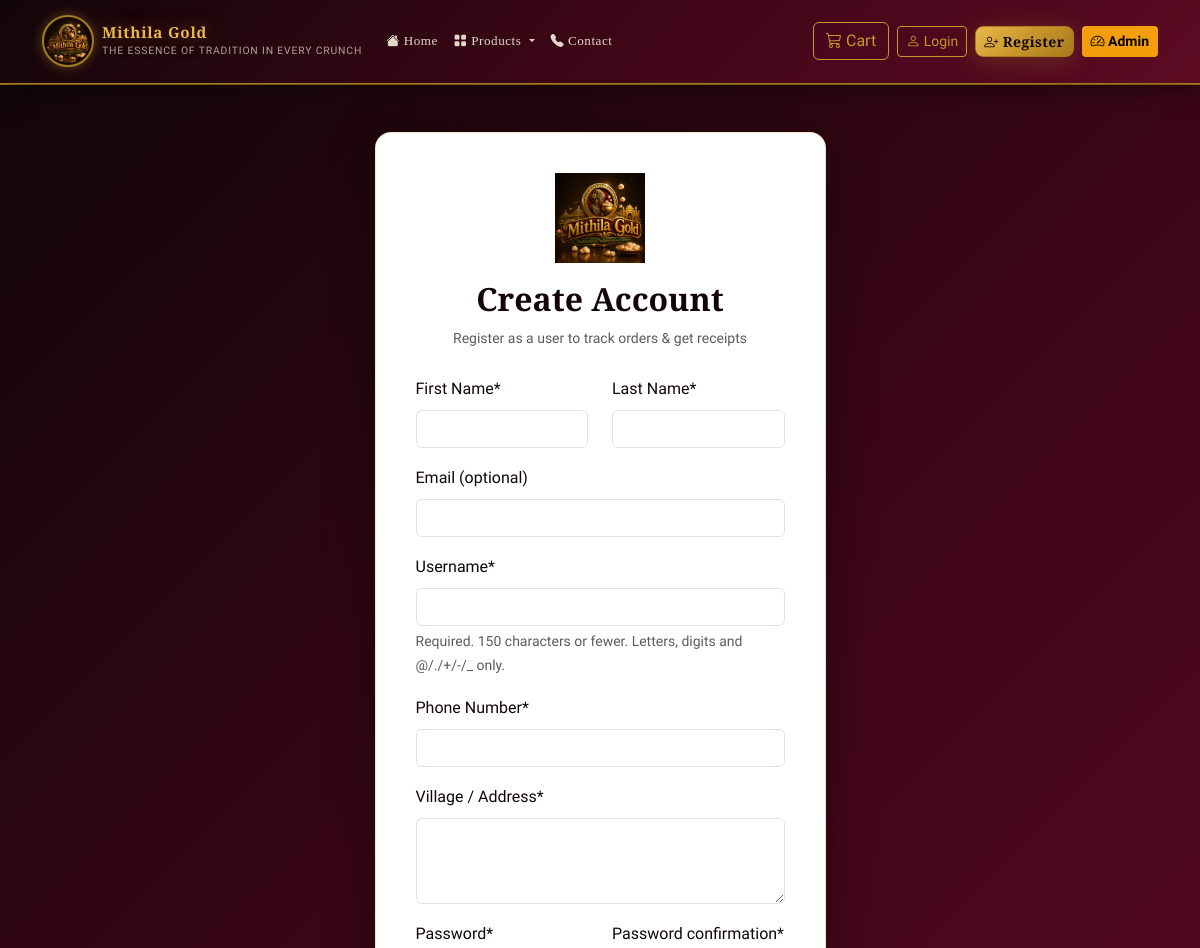
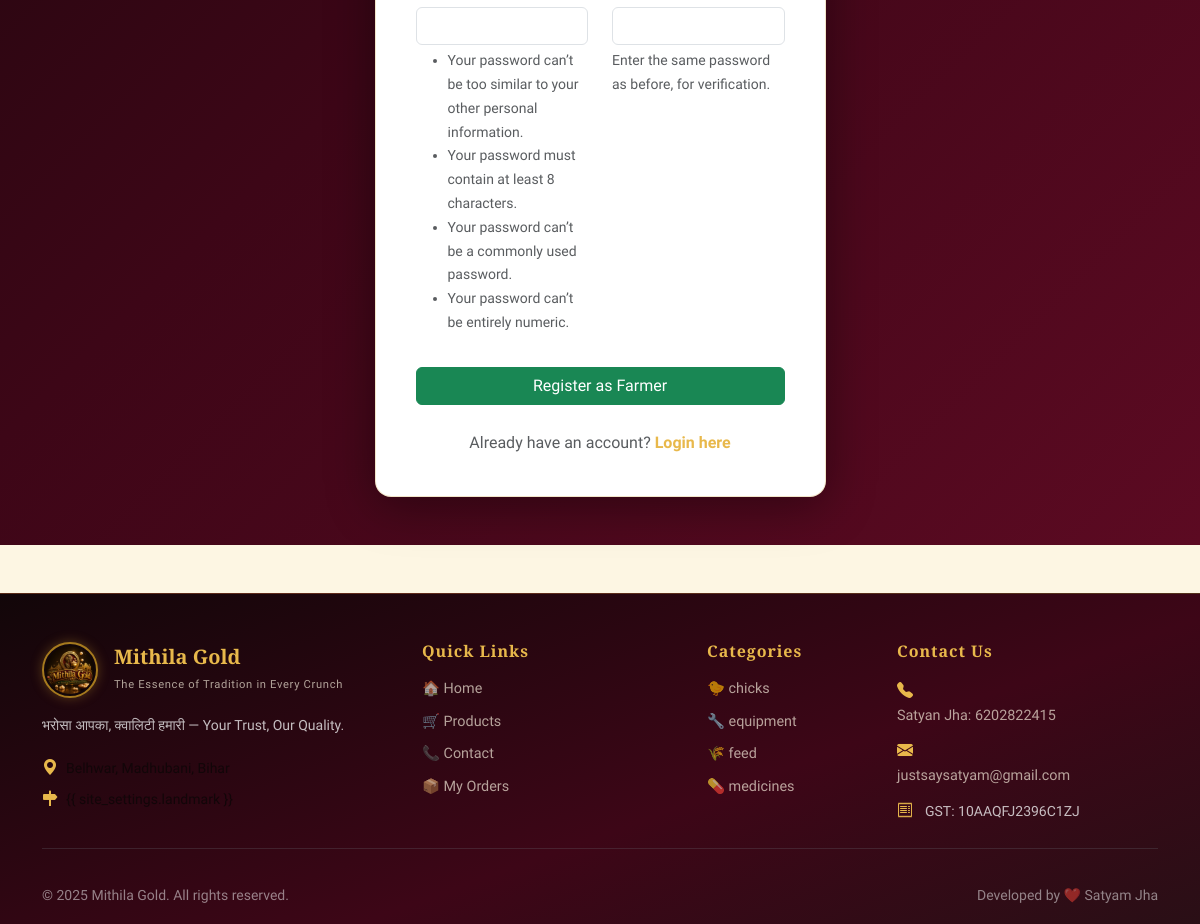
Screenshot of /register/ with the database file from the repository (2 pictures, top to bottom).
### store/models.py (models this page shows, shortened)
class SiteSettings(models.Model):
    company_name = models.CharField(max_length=200, default='Mithila Gold')
    address = models.TextField(default='Darbhanga, Mithila, Bihar')
    landmark = models.CharField(max_length=200, default='')
    phone_primary = models.CharField(max_length=20, default='6202822415', verbose_name='Phone (Satyan Jha)')
    phone_secondary = models.CharField(max_length=20, default='', blank=True, null=True)
    email = models.EmailField(blank=True, default='')
    gst_number = models.CharField(max_length=50, default='10AAQFJ2396C1ZJ')
    tagline = models.CharField(max_length=300, default='मिथिला की धरोहर — हर कौर में।')
    maps_embed_url = models.URLField(
        blank=True,
        default='https://maps.google.com/maps?q=Belhwar+Durga+Mandir+Madhubani+Bihar&output=embed'
    )
    updated_at = models.DateTimeField(auto_now=True)
    class Meta:
        verbose_name = 'Site Settings'
        verbose_name_plural = 'Site Settings'
    @classmethod
    def get_settings(cls):
        obj, _ = cls.objects.get_or_create(pk=1)
        return obj

class Category(models.Model):
    name = models.CharField(max_length=100, unique=True)
    slug = models.SlugField(unique=True)
    description = models.CharField(max_length=200, blank=True)
    icon = models.CharField(max_length=100, default='📌')  # emoji icon for display
    class Meta:
        verbose_name_plural = 'Categories'
        ordering = ['name']

### store/views.py (the view)
# urls.py: path('register/', views.farmer_register, name='register'),
def farmer_register(request):
    if request.user.is_authenticated:
        return redirect('store:home')
    if request.method == 'POST':
        form = FarmerRegisterForm(request.POST)
        if form.is_valid():
            user = form.save()
            login(request, user)
            messages.success(request, f'🌾 Welcome, {user.first_name}! Your account has been created.')
            return redirect('store:home')
    else:
        form = FarmerRegisterForm()
    return render(request, 'auth/register.html', {'form': form, 'page_title': 'Register'})

### store/forms.py (shortened to what this page needs)
class FarmerRegisterForm(UserCreationForm):
    first_name = forms.CharField(max_length=100, required=True, label='First Name')
    last_name = forms.CharField(max_length=100, required=True, label='Last Name')
    email = forms.EmailField(required=False, label='Email (optional)')
    phone = forms.CharField(max_length=15, required=True, label='Phone Number')
    address = forms.CharField(widget=forms.Textarea(attrs={'rows': 3}), required=True, label='Village / Address')
    class Meta:
        model = User
        fields = ['first_name', 'last_name', 'email', 'username', 'phone', 'address', 'password1', 'password2']
    def __init__(self, *args, **kwargs):
        super().__init__(*args, **kwargs)
        self.helper = FormHelper()
        self.helper.layout = Layout(
            Row(Column('first_name', css_class='col-md-6'), Column('last_name', css_class='col-md-6')),
            'email',
            'username',
            'phone',
            'address',
            Row(Column('password1', css_class='col-md-6'), Column('password2', css_class='col-md-6')),
            Submit('submit', 'Register as Farmer', css_class='btn btn-success w-100 mt-3')
        )

### store/context_processors.py (called while the page is built)
def site_settings(request):
    return {'site_settings': SiteSettings.get_settings()}

def cart_count(request):
    cart = request.session.get('cart', {})
    count = sum(item.get('quantity', 0) for item in cart.values())
    return {'cart_count': count}

def categories_processor(request):
    return {'categories': Category.objects.all()}

### templates/auth/register.html (shortened to what this page needs)
{% extends 'base.html' %}
{% load static crispy_forms_tags %}
{% block content %}
<div class="auth-page">
  <div class="container py-5">
    <div class="row justify-content-center">
      <div class="col-md-7 col-lg-5">
        <div class="auth-card">
          <div class="text-center mb-4">
            <img src="{% static 'img/logo.png' %}" alt="Mithila Gold Logo" class="auth-logo mb-3">
            <h2 class="fw-bold">Create Account</h2>
            <p class="text-muted small">Register as a user to track orders & get receipts</p>
          </div>
          <form action="{% url 'store:register' %}" method="post">
            {% crispy form %}
          </form>
          <div class="text-center mt-4">
            <p class="text-muted mb-0">Already have an account?
              <a href="{% url 'store:login' %}" class="text-warning fw-bold">Login here</a>
            </p>
          </div>
        </div>
      </div>
    </div>
  </div>
</div>
{% endblock %}

### templates/base.html (shortened to what this page needs)
{% load static %}
<!DOCTYPE html>
<html lang="en">
<head>
  <link href="https://cdn.jsdelivr.net/npm/bootstrap@5.3.2/dist/css/bootstrap.min.css" rel="stylesheet">
  <link href="https://cdn.jsdelivr.net/npm/bootstrap-icons@1.11.3/font/bootstrap-icons.css" rel="stylesheet">
  <link rel="stylesheet" href="{% static 'css/style.css' %}">
</head>
<body>
  <nav class="navbar navbar-expand-lg navbar-farm sticky-top">
    <div class="container">
      <a class="navbar-brand d-flex align-items-center gap-2" href="{% url 'store:home' %}">
        <img src="{% static 'img/logo.png' %}" alt="Mithila Gold Logo" class="nav-logo"
          onerror="this.onerror=null;this.style.display='none';this.nextElementSibling.style.display='flex';">
        <div class="d-none d-md-block">
          <div class="brand-name">Mithila Gold</div>
          <div class="brand-tagline">The Essence of Tradition in Every Crunch</div>
        </div>
      </a>
      <div class="collapse navbar-collapse" id="navbarMain">
        <ul class="navbar-nav me-auto mb-2 mb-lg-0">
          <li class="nav-item">
            <a class="nav-link {% if request.resolver_match.url_name == 'home' %}active{% endif %}"
              href="{% url 'store:home' %}">
              <i class="bi bi-house-fill"></i> Home
            </a>
          </li>
          <li class="nav-item dropdown">
            <a class="nav-link dropdown-toggle {% if request.resolver_match.url_name == 'product_list' %}active{% endif %}"
              href="#" data-bs-toggle="dropdown">
              <i class="bi bi-grid-fill"></i> Products
            </a>
          </li>
          <li class="nav-item">
            <a class="nav-link {% if request.resolver_match.url_name == 'contact' %}active{% endif %}"
              href="{% url 'store:contact' %}">
              <i class="bi bi-telephone-fill"></i> Contact
            </a>
          </li>
        </ul>
        <div class="d-flex align-items-center gap-2">
          <a href="{% url 'store:cart' %}"
            class="btn btn-outline-warning position-relative d-none d-lg-flex align-items-center gap-1">
            <i class="bi bi-cart3"></i>
            <span>Cart</span>
          </a>
          {% if user.is_authenticated %}
          <div class="dropdown">
            <button class="btn btn-farm-primary dropdown-toggle" type="button" data-bs-toggle="dropdown">
              <i class="bi bi-person-circle"></i> {{ user.first_name|default:user.username }}
            </button>
            <ul class="dropdown-menu dropdown-menu-end dropdown-menu-farm">
              <li><a class="dropdown-item" href="{% url 'store:my_orders' %}"><i class="bi bi-bag-check"></i> My
                  Orders</a></li>
              <li>
                <hr class="dropdown-divider">
              </li>
              <li><a class="dropdown-item text-warning fw-bold" href="{% url 'store:admin_dashboard' %}"><i
                    class="bi bi-speedometer2"></i> Admin Panel</a></li>
              <li>
                <hr class="dropdown-divider">
              </li>
              <li>
                <form action="{% url 'store:logout' %}" method="post" class="d-inline">
                  {% csrf_token %}
                  <button type="submit" class="dropdown-item text-danger"><i class="bi bi-box-arrow-right"></i>
                    Logout</button>
                </form>
              </li>
            </ul>
          </div>
          {% else %}
          <a href="{% url 'store:login' %}" class="btn btn-outline-warning btn-sm">
            <i class="bi bi-person"></i> Login
          </a>
          <a href="{% url 'store:register' %}" class="btn btn-farm-primary btn-sm">
            <i class="bi bi-person-plus"></i> Register
          </a>
          <a href="{% url 'store:admin_dashboard' %}" class="btn btn-sm"
            style="background:#f59e0b;color:#000;font-weight:600">
            <i class="bi bi-speedometer2"></i> Admin
          </a>
          {% endif %}
        </div>
      </div>
    </div>
  </nav>
  <main>
    {% block content %}{% endblock %}
  </main>
  <footer class="footer-farm mt-5">
    <div class="container">
      <div class="row gy-4">
        <div class="col-lg-4 col-md-6">
          <div class="d-flex align-items-center gap-3 mb-3">
            <img src="{% static 'img/logo.png' %}" alt="Mithila Gold Logo" class="footer-logo"
              onerror="this.onerror=null;this.style.display='none';">
            <div>
              <h5 class="mb-0 fw-bold" style="color:var(--gold-light);font-family:'Cinzel',serif;">Mithila Gold</h5>
              <small style="color:rgba(253,246,227,0.65);font-size:0.7rem;letter-spacing:0.06em;">The Essence of Tradition in Every Crunch</small>
            </div>
          </div>
          <p class="text-light opacity-75 small">{{ site_settings.tagline }}</p>
          <p class="mb-1"><i class="bi bi-geo-alt-fill text-warning me-2"></i><small>{{ site_settings.address }}</small>
          </p>
          <p class="mb-0"><i class="bi bi-signpost-fill text-warning me-2"></i><small>{{ site_settings.landmark
              }}</small></p>
        </div>
        <div class="col-lg-3 col-md-6">
          <h6 class="fw-bold mb-3" style="color:var(--gold-light);font-family:'Cinzel',serif;letter-spacing:0.06em;">Quick Links</h6>
          <ul class="list-unstyled">
            <li><a href="{% url 'store:home' %}" class="footer-link">🏠 Home</a></li>
            <li><a href="{% url 'store:product_list' %}" class="footer-link">🛒 Products</a></li>
            <li><a href="{% url 'store:contact' %}" class="footer-link">📞 Contact</a></li>
            <li><a href="{% url 'store:my_orders' %}" class="footer-link">📦 My Orders</a></li>
          </ul>
        </div>
        <div class="col-lg-2 col-md-6">
          <h6 class="fw-bold mb-3" style="color:var(--gold-light);font-family:'Cinzel',serif;letter-spacing:0.06em;">Categories</h6>
          <ul class="list-unstyled">
            {% for cat in categories %}
            <li><a href="{% url 'store:product_list' %}?category={{ cat.slug }}" class="footer-link">{{ cat.icon }} {{ cat.name }}</a></li>
            {% endfor %}
          </ul>
        </div>
        <div class="col-lg-3 col-md-6">
          <h6 class="fw-bold mb-3" style="color:var(--gold-light);font-family:'Cinzel',serif;letter-spacing:0.06em;">Contact Us</h6>
          <p class="mb-1">
            <i class="bi bi-telephone-fill text-warning me-2"></i>
            <a href="tel:{{ site_settings.phone_primary }}" class="footer-link">Satyan Jha: {{ site_settings.phone_primary }}</a>
          </p>
          {% if site_settings.email %}
          <p class="mb-1">
            <i class="bi bi-envelope-fill text-warning me-2"></i>
            <a href="mailto:{{ site_settings.email }}" class="footer-link">{{ site_settings.email }}</a>
          </p>
          {% endif %}
          <p class="mb-0 mt-2">
            <i class="bi bi-receipt text-warning me-2"></i>
            <small class="text-light opacity-75">GST: {{ site_settings.gst_number }}</small>
          </p>
        </div>
      </div>
      <hr class="border-secondary mt-4">
      <div class="row align-items-center py-3">
        <div class="col-md-6 text-center text-md-start">
          <small class="text-light opacity-50">© 2025 Mithila Gold. All rights reserved.</small>
        </div>
        <div class="col-md-6 text-center text-md-end">
          <small class="text-light opacity-50">Developed by ❤️ Satyam Jha</small>
        </div>
      </div>
    </div>
  </footer>
</body>
</html>

### static/css/style.css (style rules this page uses)
:root { --gold: #C9962A; --gold-light: #E8B84B; --gold-bright: #F5D27A; --gold-dark: #A67A1E; --gold-deep: #7D5A14; --crimson: #7A0C2E; --crimson-light: #9B1239; --crimson-mid: #5C0A22; --crimson-dark: #3D0617; --emerald: #1A5C3A; --emerald-light: #22784B; --ivory: #FDF6E3; --cream: #F5E9C9; --parchment: #EDD9A3; --dark-velvet: #120609; --dark-mid: #1E0B10; --dark-warm: #2A0F16; --text-light: #FDF6E3; --text-muted: #9A8060; --text-golden: #E8B84B; --border: rgba(201,150,42,0.25); --border-glow: rgba(201,150,42,0.6); --shadow: 0 4px 24px rgba(0,0,0,0.25); --shadow-lg: 0 8px 48px rgba(0,0,0,0.4); --shadow-gold: 0 4px 24px rgba(201,150,42,0.25); --shadow-gold-lg: 0 8px 40px rgba(201,150,42,0.45); --radius: 16px; --radius-sm: 8px; --radius-xs: 4px; --transition: all 0.28s cubic-bezier(0.4, 0, 0.2, 1); }
*, *::before, *::after { box-sizing: border-box; }
html { scroll-behavior: smooth; }
body { font-family: 'Hind', sans-serif; background-color: var(--ivory); color: var(--dark-velvet); line-height: 1.7; font-size: 16px; }
h1, h2, h3, h4, h5 { font-family: 'Cinzel', 'Playfair Display', serif; font-weight: 700; line-height: 1.25; }
a { text-decoration: none; color: inherit; }
img { max-width: 100%; }
.btn-farm-primary { background: linear-gradient(135deg, var(--gold-light) 0%, var(--gold) 50%, var(--gold-dark) 100%); border: 1px solid var(--gold-dark); color: var(--dark-velvet); font-weight: 700; font-family: 'Cinzel', serif; letter-spacing: 0.03em; border-radius: var(--radius-sm); transition: var(--transition); box-shadow: var(--shadow-gold); text-shadow: none; }
.btn-outline-warning { border-color: var(--gold) !important; color: var(--gold) !important; }
.navbar-farm { background: linear-gradient(135deg, var(--dark-velvet) 0%, var(--crimson-dark) 50%, var(--crimson-mid) 100%) !important; box-shadow: 0 2px 24px rgba(0,0,0,0.5), 0 1px 0 var(--gold-dark); padding: 0.65rem 0; border-bottom: 1px solid var(--gold-dark); }
.navbar-farm .navbar-brand { color: white !important; }
.navbar-farm .nav-link { color: rgba(253,246,227,0.88) !important; font-weight: 500; font-family: 'Cinzel', serif; font-size: 0.82rem; letter-spacing: 0.04em; padding: 0.55rem 0.9rem; border-radius: var(--radius-sm); transition: var(--transition); }
.brand-name { font-family: 'Cinzel', serif; font-weight: 900; color: var(--gold-light); font-size: 0.95rem; line-height: 1.2; letter-spacing: 0.05em; text-shadow: 0 0 20px rgba(201,150,42,0.5); }
.brand-tagline { font-size: 0.65rem; color: rgba(253,246,227,0.65); font-family: 'Hind', sans-serif; letter-spacing: 0.08em; text-transform: uppercase; }
.nav-logo { width: 52px; height: 52px; object-fit: contain; border-radius: 50%; background: var(--dark-velvet); padding: 2px; border: 2px solid var(--gold-dark); box-shadow: 0 0 12px rgba(201,150,42,0.4); }
.auth-page { background: linear-gradient(135deg, var(--dark-velvet) 0%, var(--crimson-dark) 50%, var(--crimson-mid) 100%); min-height: 80vh; display: flex; align-items: center; }
.auth-card { background: white; border-radius: var(--radius); padding: 2.5rem; box-shadow: var(--shadow-lg); border: 1px solid rgba(201,150,42,0.25); }
.auth-logo { width: 90px; height: 90px; object-fit: contain; }
.footer-farm { background: linear-gradient(160deg, var(--dark-velvet) 0%, var(--crimson-dark) 60%, var(--dark-warm) 100%); padding: 3rem 0 0; border-top: 1px solid var(--border); }
.footer-logo { width: 56px; height: 56px; object-fit: contain; border-radius: 50%; background: var(--dark-velvet); padding: 2px; border: 2px solid var(--gold-dark); box-shadow: 0 0 12px rgba(201,150,42,0.35); }
.footer-link { color: rgba(253,246,227,0.65); transition: var(--transition); font-size: 0.9rem; display: block; margin-bottom: 0.5rem; }
.text-warning { color: var(--gold-light) !important; }

### rows the page displays
SiteSettings: tagline "भरोसा आपका, क्वालिटी हमारी — Your Trust, Our Quality.", phone_primary "6202822415", email "justsaysatyam@gmail.com", gst_number "10AAQFJ2396C1ZJ"
Category: icon "🐤", name "chicks"
Category: icon "🔧", name "equipment"
Category: icon "🌾", name "feed"
Category: icon "💊", name "medicines"
